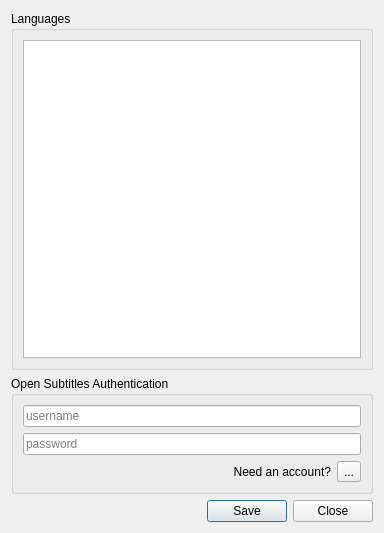
<?xml version="1.0" encoding="UTF-8"?>
<ui version="4.0">
 <class>OptionsDialog</class>
 <widget class="QDialog" name="OptionsDialog">
  <property name="windowModality">
   <enum>Qt::ApplicationModal</enum>
  </property>
  <property name="geometry">
   <rect>
    <x>0</x>
    <y>0</y>
    <width>384</width>
    <height>533</height>
   </rect>
  </property>
  <property name="windowTitle">
   <string>Options</string>
  </property>
  <layout class="QGridLayout" name="gridLayout">
   <item row="2" column="0">
    <widget class="QDialogButtonBox" name="buttonBox">
     <property name="orientation">
      <enum>Qt::Horizontal</enum>
     </property>
     <property name="standardButtons">
      <set>QDialogButtonBox::Close|QDialogButtonBox::Save</set>
     </property>
    </widget>
   </item>
   <item row="0" column="0">
    <widget class="QGroupBox" name="groupBox_2">
     <property name="maximumSize">
      <size>
       <width>16777215</width>
       <height>16777215</height>
      </size>
     </property>
     <property name="title">
      <string>Languages</string>
     </property>
     <layout class="QGridLayout" name="gridLayout_3">
      <item row="0" column="0">
       <widget class="QListWidget" name="languageList">
        <property name="sortingEnabled">
         <bool>true</bool>
        </property>
       </widget>
      </item>
     </layout>
    </widget>
   </item>
   <item row="1" column="0">
    <widget class="QGroupBox" name="groupBox">
     <property name="enabled">
      <bool>true</bool>
     </property>
     <property name="maximumSize">
      <size>
       <width>16777215</width>
       <height>190</height>
      </size>
     </property>
     <property name="title">
      <string>Open Subtitles Authentication</string>
     </property>
     <layout class="QGridLayout" name="gridLayout_2">
      <item row="2" column="0">
       <layout class="QHBoxLayout" name="horizontalLayout">
        <item>
         <widget class="QLabel" name="label">
          <property name="text">
           <string>Need an account?</string>
          </property>
          <property name="alignment">
           <set>Qt::AlignRight|Qt::AlignTrailing|Qt::AlignVCenter</set>
          </property>
         </widget>
        </item>
        <item>
         <widget class="QToolButton" name="openSubtitlesButton">
          <property name="text">
           <string>...</string>
          </property>
          <property name="icon">
           <iconset>
            <normalon>:/images/images/logo.gif</normalon>
           </iconset>
          </property>
          <property name="iconSize">
           <size>
            <width>180</width>
            <height>50</height>
           </size>
          </property>
         </widget>
        </item>
       </layout>
      </item>
      <item row="0" column="0">
       <widget class="QLineEdit" name="osUsername">
        <property name="placeholderText">
         <string>username</string>
        </property>
       </widget>
      </item>
      <item row="1" column="0">
       <widget class="QLineEdit" name="osPassword">
        <property name="echoMode">
         <enum>QLineEdit::Password</enum>
        </property>
        <property name="placeholderText">
         <string>password</string>
        </property>
       </widget>
      </item>
     </layout>
    </widget>
   </item>
  </layout>
  <zorder>buttonBox</zorder>
  <zorder>groupBox_2</zorder>
  <zorder>groupBox</zorder>
 </widget>
 <resources/>
 <connections>
  <connection>
   <sender>buttonBox</sender>
   <signal>accepted()</signal>
   <receiver>OptionsDialog</receiver>
   <slot>accept()</slot>
   <hints>
    <hint type="sourcelabel">
     <x>248</x>
     <y>254</y>
    </hint>
    <hint type="destinationlabel">
     <x>157</x>
     <y>274</y>
    </hint>
   </hints>
  </connection>
  <connection>
   <sender>buttonBox</sender>
   <signal>rejected()</signal>
   <receiver>OptionsDialog</receiver>
   <slot>reject()</slot>
   <hints>
    <hint type="sourcelabel">
     <x>316</x>
     <y>260</y>
    </hint>
    <hint type="destinationlabel">
     <x>286</x>
     <y>274</y>
    </hint>
   </hints>
  </connection>
 </connections>
</ui>
